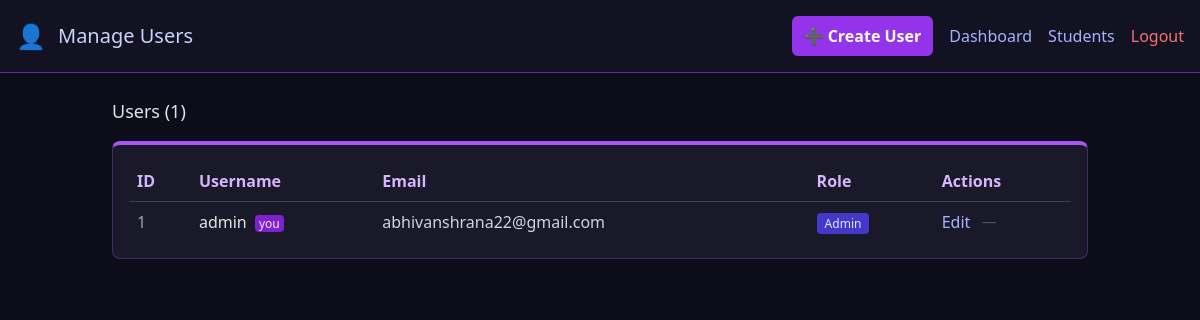
/admin/users (signed in), run on an earlier commit of the app's database.
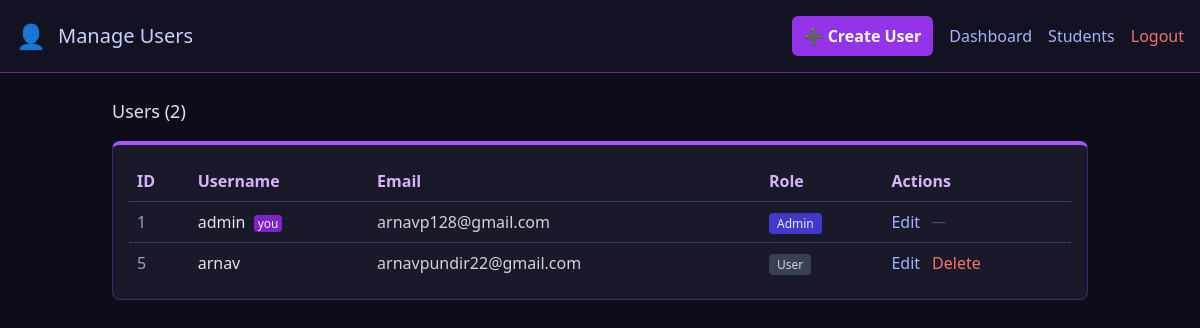
And on a later commit of the database.
### tables this page shows
CREATE TABLE users (
            id INTEGER PRIMARY KEY AUTOINCREMENT,
            username TEXT UNIQUE,
            password BLOB,
            is_admin INTEGER DEFAULT 0
        , gmail TEXT);

### blueprints/admin.py (the view)
@admin_bp.route('/users')
def admin_users():
    denied = _require_admin()
    if denied:
        return denied
    conn  = get_db_connection()
    users = conn.execute("SELECT id, username, gmail, is_admin FROM users ORDER BY username COLLATE NOCASE").fetchall()
    conn.close()
    return render_template('admin_users.html', users=users, current_user=session.get('username'))

### app.py (called while the page is built)
@app.context_processor
def inject_user_info():
    return {
        'session_username': session.get('username'),
        'session_is_admin': is_current_user_admin() if 'username' in session else False,
    }

@app.before_request
def require_login():
    from flask import request
    public_paths = {'/login', '/forgot_password', '/favicon.ico'}
    if request.path.startswith('/static/') or request.path in public_paths:
        return None
    if 'logged_in' not in session:
        return redirect(url_for('auth.login'))
    return None

### blueprints/admin.py (called while the page is built)
def _require_admin():
    if not is_current_user_admin():
        return render_template('login.html', error="Admin access required")
    return None

### utils/auth_helpers.py (called while the page is built)
def is_current_user_admin() -> bool:
    username = session.get('username')
    if not username:
        return False
    conn = get_db_connection()
    user = conn.execute("SELECT is_admin FROM users WHERE username=?", (username,)).fetchone()
    conn.close()
    return bool(user and user['is_admin'])

### utils/db.py (called while the page is built)
def get_db_connection() -> sqlite3.Connection:
    conn = sqlite3.connect(config.DB_FILE)
    conn.row_factory = sqlite3.Row
    return conn

### templates/admin_users.html (shortened to what this page needs)
<!DOCTYPE html>
<html lang="en">
<head>
  <script src="https://cdn.tailwindcss.com"></script>
</head>
<body>
  <header class="p-4 flex justify-between items-center border-b border-purple-800 bg-[#121223]">
    <div class="flex items-center gap-3">
      <span class="text-2xl">👤</span>
      <h1 class="text-xl text-indigo-200">Manage Users</h1>
    </div>
    <div class="flex items-center gap-4">
      <a href="/register" class="bg-purple-600 px-3 py-2 rounded-md text-white font-semibold hover:bg-purple-700">➕ Create User</a>
      <a href="/admin" class="text-indigo-300 hover:text-white">Dashboard</a>
      <a href="/admin/students" class="text-indigo-300 hover:text-white">Students</a>
      <a href="/logout" class="text-red-400">Logout</a>
    </div>
  </header>
  <main class="p-6 max-w-5xl mx-auto">
    <div class="flex justify-between items-center mb-4">
      <h2 class="text-lg">Users ({{ users|length }})</h2>
    </div>
    <div class="dark-card p-4 rounded-lg">
      <table class="w-full table-auto">
        <thead>
          <tr class="text-left text-purple-300">
            <th class="p-2">ID</th>
            <th class="p-2">Username</th>
            <th class="p-2">Email</th>
            <th class="p-2">Role</th>
            <th class="p-2">Actions</th>
          </tr>
        </thead>
        <tbody>
          {% for u in users %}
          <tr class="border-t border-gray-700">
            <td class="p-2 text-gray-400">{{ u['id'] }}</td>
            <td class="p-2 font-medium">
              {{ u['username'] }}
              {% if u['username'] == current_user %}
                <span class="ml-1 text-xs bg-purple-700 text-purple-100 px-1 rounded">you</span>
              {% endif %}
            </td>
            <td class="p-2 text-gray-300">{{ u['gmail'] or '—' }}</td>
            <td class="p-2">
              {% if u['is_admin'] %}
                <span class="text-xs bg-indigo-700 text-indigo-100 px-2 py-0.5 rounded">Admin</span>
              {% else %}
                <span class="text-xs bg-gray-700 text-gray-300 px-2 py-0.5 rounded">User</span>
              {% endif %}
            </td>
            <td class="p-2 flex items-center gap-3">
              <a href="/admin/user/edit/{{ u['id'] }}" class="text-indigo-300 hover:text-white">Edit</a>
              {% if u['username'] != current_user %}
              <form method="POST" action="/admin/user/delete/{{ u['id'] }}" style="display:inline"
                    onsubmit="return confirm('Delete user {{ u['username'] }}? This cannot be undone.');">
                <button class="text-red-400 hover:text-red-300">Delete</button>
              </form>
              {% else %}
              <span class="text-gray-600 text-sm">—</span>
              {% endif %}
            </td>
          </tr>
          {% endfor %}
        </tbody>
      </table>
    </div>
  </main>
</body>
</html>

### templates/admin_users.html (style rules this page uses)
body { background:#0d0d1a; color:#e4e4e7; }
.dark-card { background-color: rgba(32,32,50,0.7); border:1px solid rgba(168,85,247,0.3); border-top:4px solid #a855f7; }

What changed in the data, as far as the page shows it:
changed users "admin": gmail "abhivanshrana22@gmail.com" → "arnavp128@gmail.com"
added users: id "5", username "arnav", gmail "arnavpundir22@gmail.com", is_admin "User"
Also different on the page:
{{ users|length }}: "1" → "2"
